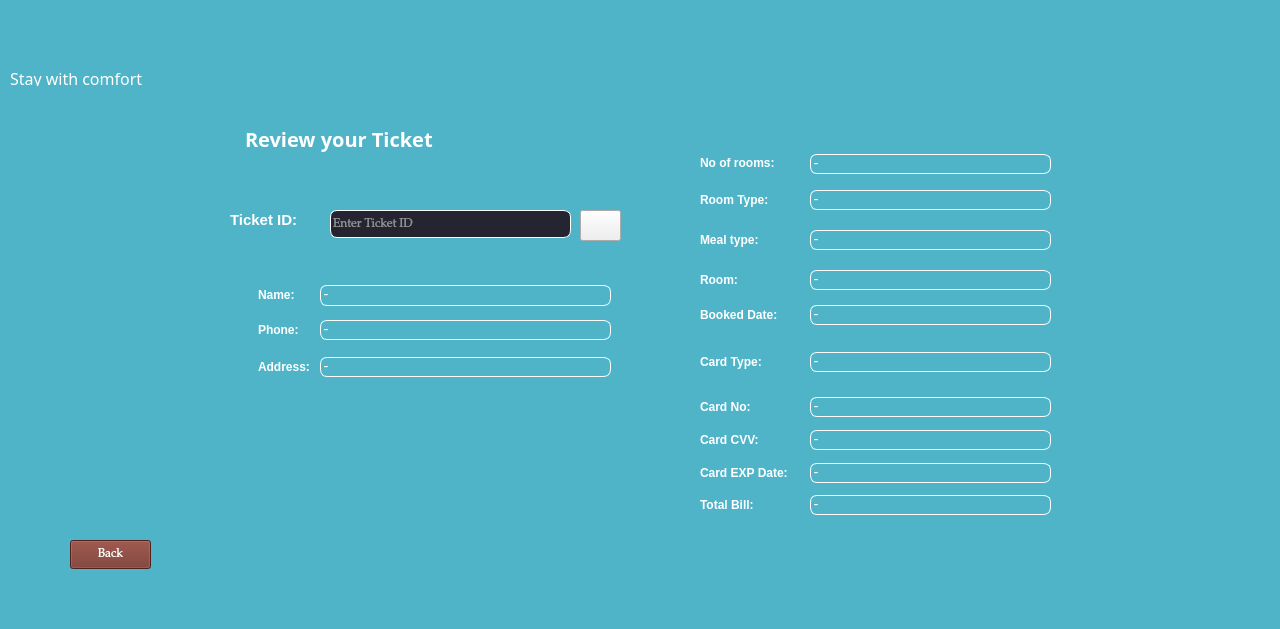
<?xml version="1.0" encoding="UTF-8"?>
<ui version="4.0">
 <class>ReviewTicket</class>
 <widget class="QMainWindow" name="ReviewTicket">
  <property name="geometry">
   <rect>
    <x>0</x>
    <y>0</y>
    <width>1280</width>
    <height>629</height>
   </rect>
  </property>
  <property name="windowTitle">
   <string>TICKET DETAILS</string>
  </property>
  <widget class="QWidget" name="centralwidget">
   <widget class="QLabel" name="label_2">
    <property name="geometry">
     <rect>
      <x>320</x>
      <y>285</y>
      <width>291</width>
      <height>21</height>
     </rect>
    </property>
    <property name="font">
     <font>
      <family>Palatino Linotype</family>
     </font>
    </property>
    <property name="styleSheet">
     <string notr="true">color: rgb(255, 255, 255);
border: 1px solid #FFFFFF;
border-radius: 7px;</string>
    </property>
    <property name="text">
     <string>-</string>
    </property>
   </widget>
   <widget class="QLabel" name="label_3">
    <property name="geometry">
     <rect>
      <x>320</x>
      <y>357</y>
      <width>291</width>
      <height>20</height>
     </rect>
    </property>
    <property name="font">
     <font>
      <family>Palatino Linotype</family>
     </font>
    </property>
    <property name="styleSheet">
     <string notr="true">border: 1px solid #FFFFFF;
border-radius: 7px;color: rgb(255, 255, 255);</string>
    </property>
    <property name="text">
     <string>-</string>
    </property>
   </widget>
   <widget class="QLabel" name="label_4">
    <property name="geometry">
     <rect>
      <x>320</x>
      <y>320</y>
      <width>291</width>
      <height>20</height>
     </rect>
    </property>
    <property name="font">
     <font>
      <family>Palatino Linotype</family>
     </font>
    </property>
    <property name="styleSheet">
     <string notr="true">border: 1px solid #FFFFFF;
border-radius: 7px;color: rgb(255, 255, 255);</string>
    </property>
    <property name="text">
     <string>-</string>
    </property>
   </widget>
   <widget class="QLabel" name="label_5">
    <property name="geometry">
     <rect>
      <x>810</x>
      <y>270</y>
      <width>241</width>
      <height>20</height>
     </rect>
    </property>
    <property name="font">
     <font>
      <family>Palatino Linotype</family>
     </font>
    </property>
    <property name="styleSheet">
     <string notr="true">border: 1px solid #FFFFFF;
border-radius: 7px;color: rgb(255, 255, 255);</string>
    </property>
    <property name="text">
     <string>-</string>
    </property>
   </widget>
   <widget class="QLabel" name="label_8">
    <property name="geometry">
     <rect>
      <x>810</x>
      <y>230</y>
      <width>241</width>
      <height>20</height>
     </rect>
    </property>
    <property name="font">
     <font>
      <family>Palatino Linotype</family>
     </font>
    </property>
    <property name="styleSheet">
     <string notr="true">border: 1px solid #FFFFFF;
border-radius: 7px;color: rgb(255, 255, 255);</string>
    </property>
    <property name="text">
     <string>-</string>
    </property>
   </widget>
   <widget class="QLabel" name="label_9">
    <property name="geometry">
     <rect>
      <x>810</x>
      <y>190</y>
      <width>241</width>
      <height>20</height>
     </rect>
    </property>
    <property name="font">
     <font>
      <family>Palatino Linotype</family>
     </font>
    </property>
    <property name="styleSheet">
     <string notr="true">border: 1px solid #FFFFFF;
border-radius: 7px;color: rgb(255, 255, 255);</string>
    </property>
    <property name="text">
     <string>-</string>
    </property>
   </widget>
   <widget class="QLabel" name="label_10">
    <property name="geometry">
     <rect>
      <x>810</x>
      <y>154</y>
      <width>241</width>
      <height>20</height>
     </rect>
    </property>
    <property name="font">
     <font>
      <family>Palatino Linotype</family>
     </font>
    </property>
    <property name="styleSheet">
     <string notr="true">border: 1px solid #FFFFFF;
border-radius: 7px;color: rgb(255, 255, 255);</string>
    </property>
    <property name="text">
     <string>-</string>
    </property>
   </widget>
   <widget class="QLabel" name="label_11">
    <property name="geometry">
     <rect>
      <x>810</x>
      <y>305</y>
      <width>241</width>
      <height>20</height>
     </rect>
    </property>
    <property name="font">
     <font>
      <family>Palatino Linotype</family>
     </font>
    </property>
    <property name="styleSheet">
     <string notr="true">border: 1px solid #FFFFFF;
border-radius: 7px;color: rgb(255, 255, 255);</string>
    </property>
    <property name="text">
     <string>-</string>
    </property>
   </widget>
   <widget class="QLabel" name="label_12">
    <property name="geometry">
     <rect>
      <x>810</x>
      <y>352</y>
      <width>241</width>
      <height>20</height>
     </rect>
    </property>
    <property name="font">
     <font>
      <family>Palatino Linotype</family>
     </font>
    </property>
    <property name="styleSheet">
     <string notr="true">border: 1px solid #FFFFFF;
border-radius: 7px;color: rgb(255, 255, 255);</string>
    </property>
    <property name="text">
     <string>-</string>
    </property>
   </widget>
   <widget class="QLabel" name="label_13">
    <property name="geometry">
     <rect>
      <x>810</x>
      <y>397</y>
      <width>241</width>
      <height>20</height>
     </rect>
    </property>
    <property name="font">
     <font>
      <family>Palatino Linotype</family>
     </font>
    </property>
    <property name="styleSheet">
     <string notr="true">border: 1px solid #FFFFFF;
border-radius: 7px;color: rgb(255, 255, 255);</string>
    </property>
    <property name="text">
     <string>-</string>
    </property>
   </widget>
   <widget class="QLabel" name="label_14">
    <property name="geometry">
     <rect>
      <x>810</x>
      <y>430</y>
      <width>241</width>
      <height>20</height>
     </rect>
    </property>
    <property name="font">
     <font>
      <family>Palatino Linotype</family>
     </font>
    </property>
    <property name="styleSheet">
     <string notr="true">border: 1px solid #FFFFFF;
border-radius: 7px;color: rgb(255, 255, 255);</string>
    </property>
    <property name="text">
     <string>-</string>
    </property>
   </widget>
   <widget class="QLabel" name="label_15">
    <property name="geometry">
     <rect>
      <x>810</x>
      <y>463</y>
      <width>241</width>
      <height>20</height>
     </rect>
    </property>
    <property name="font">
     <font>
      <family>Palatino Linotype</family>
     </font>
    </property>
    <property name="styleSheet">
     <string notr="true">border: 1px solid #FFFFFF;
border-radius: 7px;color: rgb(255, 255, 255);</string>
    </property>
    <property name="text">
     <string>-</string>
    </property>
   </widget>
   <widget class="QLabel" name="label_16">
    <property name="geometry">
     <rect>
      <x>810</x>
      <y>495</y>
      <width>241</width>
      <height>20</height>
     </rect>
    </property>
    <property name="font">
     <font>
      <family>Palatino Linotype</family>
     </font>
    </property>
    <property name="styleSheet">
     <string notr="true">border: 1px solid #FFFFFF;
border-radius: 7px;color: rgb(255, 255, 255);</string>
    </property>
    <property name="text">
     <string>-</string>
    </property>
   </widget>
   <widget class="QPushButton" name="pushButton">
    <property name="geometry">
     <rect>
      <x>580</x>
      <y>210</y>
      <width>41</width>
      <height>31</height>
     </rect>
    </property>
    <property name="text">
     <string/>
    </property>
    <property name="icon">
     <iconset theme="QIcon::ThemeIcon::EditFind"/>
    </property>
   </widget>
   <widget class="QPushButton" name="pushButton_2">
    <property name="geometry">
     <rect>
      <x>70</x>
      <y>540</y>
      <width>81</width>
      <height>29</height>
     </rect>
    </property>
    <property name="font">
     <font>
      <family>Palatino Linotype</family>
     </font>
    </property>
    <property name="cursor">
     <cursorShape>PointingHandCursor</cursorShape>
    </property>
    <property name="styleSheet">
     <string notr="true">background-color: rgb(114, 47, 38);
color: rgb(255, 255, 255);</string>
    </property>
    <property name="text">
     <string>Back</string>
    </property>
   </widget>
   <widget class="QLabel" name="label_18">
    <property name="geometry">
     <rect>
      <x>0</x>
      <y>-90</y>
      <width>1280</width>
      <height>800</height>
     </rect>
    </property>
    <property name="styleSheet">
     <string notr="true">background-color: rgb(79, 180, 200);</string>
    </property>
    <property name="text">
     <string/>
    </property>
    <property name="scaledContents">
     <bool>true</bool>
    </property>
   </widget>
   <widget class="QLabel" name="label_19">
    <property name="geometry">
     <rect>
      <x>700</x>
      <y>495</y>
      <width>81</width>
      <height>20</height>
     </rect>
    </property>
    <property name="font">
     <font>
      <family>Leelawadee UI</family>
      <bold>true</bold>
     </font>
    </property>
    <property name="styleSheet">
     <string notr="true">color: rgb(255, 255, 255);</string>
    </property>
    <property name="text">
     <string>Total Bill:</string>
    </property>
   </widget>
   <widget class="QLabel" name="label_22">
    <property name="geometry">
     <rect>
      <x>700</x>
      <y>153</y>
      <width>91</width>
      <height>20</height>
     </rect>
    </property>
    <property name="font">
     <font>
      <family>Leelawadee UI</family>
      <bold>true</bold>
     </font>
    </property>
    <property name="styleSheet">
     <string notr="true">color: rgb(255, 255, 255);</string>
    </property>
    <property name="text">
     <string>No of rooms:</string>
    </property>
   </widget>
   <widget class="QLabel" name="label_23">
    <property name="geometry">
     <rect>
      <x>258</x>
      <y>285</y>
      <width>61</width>
      <height>20</height>
     </rect>
    </property>
    <property name="font">
     <font>
      <family>Leelawadee UI</family>
      <bold>true</bold>
     </font>
    </property>
    <property name="styleSheet">
     <string notr="true">color: rgb(255, 255, 255);</string>
    </property>
    <property name="text">
     <string>Name:</string>
    </property>
   </widget>
   <widget class="QLabel" name="label_24">
    <property name="geometry">
     <rect>
      <x>258</x>
      <y>320</y>
      <width>51</width>
      <height>20</height>
     </rect>
    </property>
    <property name="font">
     <font>
      <family>Leelawadee UI</family>
      <bold>true</bold>
     </font>
    </property>
    <property name="styleSheet">
     <string notr="true">color: rgb(255, 255, 255);</string>
    </property>
    <property name="text">
     <string>Phone:</string>
    </property>
   </widget>
   <widget class="QLabel" name="label_25">
    <property name="geometry">
     <rect>
      <x>258</x>
      <y>357</y>
      <width>61</width>
      <height>20</height>
     </rect>
    </property>
    <property name="font">
     <font>
      <family>Leelawadee UI</family>
      <bold>true</bold>
     </font>
    </property>
    <property name="styleSheet">
     <string notr="true">color: rgb(255, 255, 255);</string>
    </property>
    <property name="text">
     <string>Address:</string>
    </property>
   </widget>
   <widget class="QLabel" name="label_26">
    <property name="geometry">
     <rect>
      <x>700</x>
      <y>190</y>
      <width>81</width>
      <height>20</height>
     </rect>
    </property>
    <property name="font">
     <font>
      <family>Leelawadee UI</family>
      <bold>true</bold>
     </font>
    </property>
    <property name="styleSheet">
     <string notr="true">color: rgb(255, 255, 255);</string>
    </property>
    <property name="text">
     <string>Room Type:</string>
    </property>
   </widget>
   <widget class="QLabel" name="label_27">
    <property name="geometry">
     <rect>
      <x>700</x>
      <y>270</y>
      <width>63</width>
      <height>20</height>
     </rect>
    </property>
    <property name="font">
     <font>
      <family>Leelawadee UI</family>
      <bold>true</bold>
     </font>
    </property>
    <property name="styleSheet">
     <string notr="true">color: rgb(255, 255, 255);</string>
    </property>
    <property name="text">
     <string>Room:</string>
    </property>
   </widget>
   <widget class="QLabel" name="label_28">
    <property name="geometry">
     <rect>
      <x>700</x>
      <y>352</y>
      <width>81</width>
      <height>20</height>
     </rect>
    </property>
    <property name="font">
     <font>
      <family>Leelawadee UI</family>
      <bold>true</bold>
     </font>
    </property>
    <property name="styleSheet">
     <string notr="true">color: rgb(255, 255, 255);</string>
    </property>
    <property name="text">
     <string>Card Type:</string>
    </property>
   </widget>
   <widget class="QLabel" name="label_29">
    <property name="geometry">
     <rect>
      <x>700</x>
      <y>397</y>
      <width>63</width>
      <height>20</height>
     </rect>
    </property>
    <property name="font">
     <font>
      <family>Leelawadee UI</family>
      <bold>true</bold>
     </font>
    </property>
    <property name="styleSheet">
     <string notr="true">color: rgb(255, 255, 255);</string>
    </property>
    <property name="text">
     <string>Card No:</string>
    </property>
   </widget>
   <widget class="QLabel" name="label_30">
    <property name="geometry">
     <rect>
      <x>700</x>
      <y>305</y>
      <width>101</width>
      <height>20</height>
     </rect>
    </property>
    <property name="font">
     <font>
      <family>Leelawadee UI</family>
      <bold>true</bold>
     </font>
    </property>
    <property name="styleSheet">
     <string notr="true">color: rgb(255, 255, 255);</string>
    </property>
    <property name="text">
     <string>Booked Date:</string>
    </property>
   </widget>
   <widget class="QLabel" name="label_31">
    <property name="geometry">
     <rect>
      <x>700</x>
      <y>463</y>
      <width>111</width>
      <height>20</height>
     </rect>
    </property>
    <property name="font">
     <font>
      <family>Leelawadee UI</family>
      <bold>true</bold>
     </font>
    </property>
    <property name="styleSheet">
     <string notr="true">color: rgb(255, 255, 255);</string>
    </property>
    <property name="text">
     <string>Card EXP Date:</string>
    </property>
   </widget>
   <widget class="QLabel" name="label_32">
    <property name="geometry">
     <rect>
      <x>700</x>
      <y>230</y>
      <width>81</width>
      <height>20</height>
     </rect>
    </property>
    <property name="font">
     <font>
      <family>Leelawadee UI</family>
      <bold>true</bold>
     </font>
    </property>
    <property name="styleSheet">
     <string notr="true">color: rgb(255, 255, 255);</string>
    </property>
    <property name="text">
     <string>Meal type:</string>
    </property>
   </widget>
   <widget class="QLabel" name="label_33">
    <property name="geometry">
     <rect>
      <x>700</x>
      <y>430</y>
      <width>71</width>
      <height>20</height>
     </rect>
    </property>
    <property name="font">
     <font>
      <family>Leelawadee UI</family>
      <bold>true</bold>
     </font>
    </property>
    <property name="styleSheet">
     <string notr="true">color: rgb(255, 255, 255);</string>
    </property>
    <property name="text">
     <string>Card CVV:</string>
    </property>
   </widget>
   <widget class="QLineEdit" name="lineEdit">
    <property name="geometry">
     <rect>
      <x>330</x>
      <y>210</y>
      <width>241</width>
      <height>28</height>
     </rect>
    </property>
    <property name="font">
     <font>
      <family>Palatino Linotype</family>
     </font>
    </property>
    <property name="styleSheet">
     <string notr="true">background-color: rgb(37, 37, 49);
color: rgb(255, 255, 255);
border: 1px solid #FFFFFF;
border-radius: 7px;</string>
    </property>
    <property name="placeholderText">
     <string>Enter Ticket ID</string>
    </property>
   </widget>
   <widget class="QLabel" name="label">
    <property name="geometry">
     <rect>
      <x>230</x>
      <y>210</y>
      <width>91</width>
      <height>20</height>
     </rect>
    </property>
    <property name="font">
     <font>
      <family>Leelawadee UI</family>
      <pointsize>11</pointsize>
      <bold>true</bold>
     </font>
    </property>
    <property name="styleSheet">
     <string notr="true">color: rgb(255, 255, 255);</string>
    </property>
    <property name="text">
     <string>Ticket ID:</string>
    </property>
   </widget>
   <widget class="QLabel" name="label_34">
    <property name="geometry">
     <rect>
      <x>245</x>
      <y>123</y>
      <width>341</width>
      <height>31</height>
     </rect>
    </property>
    <property name="font">
     <font>
      <family>Lucida Bright</family>
      <pointsize>15</pointsize>
      <bold>true</bold>
     </font>
    </property>
    <property name="styleSheet">
     <string notr="true">color: rgb(255, 255, 255);</string>
    </property>
    <property name="text">
     <string>Review your Ticket</string>
    </property>
   </widget>
   <widget class="QLabel" name="label_36">
    <property name="geometry">
     <rect>
      <x>10</x>
      <y>70</y>
      <width>141</width>
      <height>16</height>
     </rect>
    </property>
    <property name="font">
     <font>
      <family>Brush Script MT</family>
      <pointsize>12</pointsize>
     </font>
    </property>
    <property name="styleSheet">
     <string notr="true">color: rgb(255, 255, 255);</string>
    </property>
    <property name="text">
     <string>Stay with comfort</string>
    </property>
   </widget>
   <zorder>label_18</zorder>
   <zorder>label_2</zorder>
   <zorder>label_3</zorder>
   <zorder>label_4</zorder>
   <zorder>label_5</zorder>
   <zorder>label_8</zorder>
   <zorder>label_9</zorder>
   <zorder>label_10</zorder>
   <zorder>label_11</zorder>
   <zorder>label_12</zorder>
   <zorder>label_13</zorder>
   <zorder>label_14</zorder>
   <zorder>label_15</zorder>
   <zorder>label_16</zorder>
   <zorder>pushButton</zorder>
   <zorder>pushButton_2</zorder>
   <zorder>lineEdit</zorder>
   <zorder>label</zorder>
   <zorder>label_19</zorder>
   <zorder>label_22</zorder>
   <zorder>label_23</zorder>
   <zorder>label_24</zorder>
   <zorder>label_25</zorder>
   <zorder>label_26</zorder>
   <zorder>label_27</zorder>
   <zorder>label_28</zorder>
   <zorder>label_29</zorder>
   <zorder>label_30</zorder>
   <zorder>label_31</zorder>
   <zorder>label_32</zorder>
   <zorder>label_33</zorder>
   <zorder>label_34</zorder>
   <zorder>label_36</zorder>
  </widget>
 </widget>
 <resources/>
 <connections/>
</ui>
